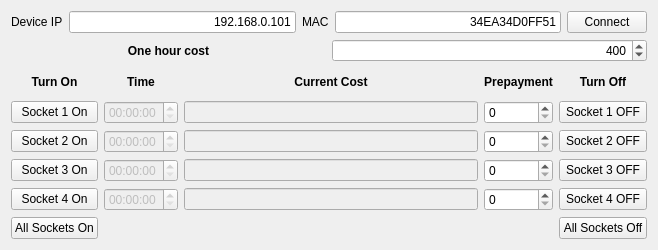
<?xml version="1.0" encoding="UTF-8"?>
<ui version="4.0">
 <class>MainWindow</class>
 <widget class="QMainWindow" name="MainWindow">
  <property name="geometry">
   <rect>
    <x>0</x>
    <y>0</y>
    <width>658</width>
    <height>250</height>
   </rect>
  </property>
  <property name="minimumSize">
   <size>
    <width>570</width>
    <height>250</height>
   </size>
  </property>
  <property name="maximumSize">
   <size>
    <width>16777215</width>
    <height>500</height>
   </size>
  </property>
  <property name="windowTitle">
   <string>BoardLink MP1</string>
  </property>
  <widget class="QWidget" name="centralWidget">
   <layout class="QGridLayout" name="gridLayout_2">
    <item row="0" column="0">
     <layout class="QHBoxLayout" name="horizontalLayout">
      <item>
       <widget class="QLabel" name="label_2">
        <property name="text">
         <string>Device IP</string>
        </property>
       </widget>
      </item>
      <item>
       <widget class="QLineEdit" name="deviceIP">
        <property name="enabled">
         <bool>true</bool>
        </property>
        <property name="text">
         <string>192.168.0.101</string>
        </property>
        <property name="alignment">
         <set>Qt::AlignRight|Qt::AlignTrailing|Qt::AlignVCenter</set>
        </property>
       </widget>
      </item>
      <item>
       <widget class="QLabel" name="label_3">
        <property name="text">
         <string>MAC</string>
        </property>
       </widget>
      </item>
      <item>
       <widget class="QLineEdit" name="deviceMAC">
        <property name="enabled">
         <bool>true</bool>
        </property>
        <property name="text">
         <string>34EA34D0FF51</string>
        </property>
        <property name="alignment">
         <set>Qt::AlignRight|Qt::AlignTrailing|Qt::AlignVCenter</set>
        </property>
       </widget>
      </item>
      <item>
       <widget class="QPushButton" name="deviceConnect">
        <property name="text">
         <string>Connect</string>
        </property>
       </widget>
      </item>
     </layout>
    </item>
    <item row="1" column="0">
     <layout class="QHBoxLayout" name="horizontalLayout_6">
      <item>
       <widget class="QLabel" name="label">
        <property name="font">
         <font>
          <bold>true</bold>
         </font>
        </property>
        <property name="text">
         <string>One hour cost</string>
        </property>
        <property name="alignment">
         <set>Qt::AlignCenter</set>
        </property>
       </widget>
      </item>
      <item>
       <widget class="QSpinBox" name="hourCost">
        <property name="alignment">
         <set>Qt::AlignRight|Qt::AlignTrailing|Qt::AlignVCenter</set>
        </property>
        <property name="maximum">
         <number>10000</number>
        </property>
        <property name="value">
         <number>400</number>
        </property>
       </widget>
      </item>
     </layout>
    </item>
    <item row="2" column="0">
     <layout class="QGridLayout" name="gridLayout">
      <item row="3" column="4">
       <widget class="QPushButton" name="socket3Off">
        <property name="text">
         <string>Socket 3 OFF</string>
        </property>
       </widget>
      </item>
      <item row="4" column="0">
       <widget class="QPushButton" name="socket4On">
        <property name="text">
         <string>Socket 4 On</string>
        </property>
       </widget>
      </item>
      <item row="4" column="1">
       <widget class="QTimeEdit" name="socket4Timer">
        <property name="enabled">
         <bool>false</bool>
        </property>
        <property name="displayFormat">
         <string>HH:mm:ss</string>
        </property>
       </widget>
      </item>
      <item row="4" column="2">
       <widget class="QLineEdit" name="socket4CurrentCost">
        <property name="enabled">
         <bool>false</bool>
        </property>
        <property name="alignment">
         <set>Qt::AlignRight|Qt::AlignTrailing|Qt::AlignVCenter</set>
        </property>
       </widget>
      </item>
      <item row="4" column="3">
       <widget class="QSpinBox" name="socket4Prepaid">
        <property name="maximum">
         <number>1000</number>
        </property>
        <property name="value">
         <number>0</number>
        </property>
       </widget>
      </item>
      <item row="4" column="4">
       <widget class="QPushButton" name="socket4Off">
        <property name="text">
         <string>Socket 4 OFF</string>
        </property>
       </widget>
      </item>
      <item row="2" column="0">
       <widget class="QPushButton" name="socket2On">
        <property name="text">
         <string>Socket 2 On</string>
        </property>
       </widget>
      </item>
      <item row="2" column="1">
       <widget class="QTimeEdit" name="socket2Timer">
        <property name="enabled">
         <bool>false</bool>
        </property>
        <property name="displayFormat">
         <string>HH:mm:ss</string>
        </property>
       </widget>
      </item>
      <item row="1" column="2">
       <widget class="QLineEdit" name="socket1CurrentCost">
        <property name="enabled">
         <bool>false</bool>
        </property>
        <property name="alignment">
         <set>Qt::AlignRight|Qt::AlignTrailing|Qt::AlignVCenter</set>
        </property>
       </widget>
      </item>
      <item row="1" column="1">
       <widget class="QTimeEdit" name="socket1Timer">
        <property name="enabled">
         <bool>false</bool>
        </property>
        <property name="displayFormat">
         <string>HH:mm:ss</string>
        </property>
       </widget>
      </item>
      <item row="1" column="4">
       <widget class="QPushButton" name="socket1Off">
        <property name="text">
         <string>Socket 1 OFF</string>
        </property>
       </widget>
      </item>
      <item row="1" column="3">
       <widget class="QSpinBox" name="socket1Prepaid">
        <property name="maximum">
         <number>1000</number>
        </property>
        <property name="value">
         <number>0</number>
        </property>
       </widget>
      </item>
      <item row="5" column="4">
       <widget class="QPushButton" name="allSocketsOff">
        <property name="text">
         <string>All Sockets Off</string>
        </property>
       </widget>
      </item>
      <item row="5" column="0">
       <widget class="QPushButton" name="allSocketsOn">
        <property name="text">
         <string>All Sockets On</string>
        </property>
       </widget>
      </item>
      <item row="3" column="2">
       <widget class="QLineEdit" name="socket3CurrentCost">
        <property name="enabled">
         <bool>false</bool>
        </property>
        <property name="alignment">
         <set>Qt::AlignRight|Qt::AlignTrailing|Qt::AlignVCenter</set>
        </property>
       </widget>
      </item>
      <item row="1" column="0">
       <widget class="QPushButton" name="socket1On">
        <property name="text">
         <string>Socket 1 On</string>
        </property>
       </widget>
      </item>
      <item row="2" column="2">
       <widget class="QLineEdit" name="socket2CurrentCost">
        <property name="enabled">
         <bool>false</bool>
        </property>
        <property name="alignment">
         <set>Qt::AlignRight|Qt::AlignTrailing|Qt::AlignVCenter</set>
        </property>
       </widget>
      </item>
      <item row="2" column="3">
       <widget class="QSpinBox" name="socket2Prepaid">
        <property name="maximum">
         <number>1000</number>
        </property>
        <property name="value">
         <number>0</number>
        </property>
       </widget>
      </item>
      <item row="2" column="4">
       <widget class="QPushButton" name="socket2Off">
        <property name="text">
         <string>Socket 2 OFF</string>
        </property>
       </widget>
      </item>
      <item row="3" column="0">
       <widget class="QPushButton" name="socket3On">
        <property name="text">
         <string>Socket 3 On</string>
        </property>
       </widget>
      </item>
      <item row="3" column="1">
       <widget class="QTimeEdit" name="socket3Timer">
        <property name="enabled">
         <bool>false</bool>
        </property>
        <property name="displayFormat">
         <string>HH:mm:ss</string>
        </property>
       </widget>
      </item>
      <item row="3" column="3">
       <widget class="QSpinBox" name="socket3Prepaid">
        <property name="maximum">
         <number>1000</number>
        </property>
        <property name="value">
         <number>0</number>
        </property>
       </widget>
      </item>
      <item row="0" column="2">
       <widget class="QLabel" name="headerPrepaidLabel_4">
        <property name="enabled">
         <bool>true</bool>
        </property>
        <property name="font">
         <font>
          <bold>true</bold>
         </font>
        </property>
        <property name="text">
         <string>Current Cost</string>
        </property>
        <property name="alignment">
         <set>Qt::AlignCenter</set>
        </property>
       </widget>
      </item>
      <item row="0" column="3">
       <widget class="QLabel" name="headerPrepaidLabel">
        <property name="enabled">
         <bool>true</bool>
        </property>
        <property name="font">
         <font>
          <bold>true</bold>
         </font>
        </property>
        <property name="text">
         <string>Prepayment</string>
        </property>
        <property name="alignment">
         <set>Qt::AlignCenter</set>
        </property>
       </widget>
      </item>
      <item row="0" column="0">
       <widget class="QLabel" name="headerPrepaidLabel_2">
        <property name="enabled">
         <bool>true</bool>
        </property>
        <property name="font">
         <font>
          <bold>true</bold>
         </font>
        </property>
        <property name="text">
         <string>Turn On</string>
        </property>
        <property name="alignment">
         <set>Qt::AlignCenter</set>
        </property>
       </widget>
      </item>
      <item row="0" column="4">
       <widget class="QLabel" name="headerPrepaidLabel_5">
        <property name="enabled">
         <bool>true</bool>
        </property>
        <property name="font">
         <font>
          <bold>true</bold>
         </font>
        </property>
        <property name="text">
         <string>Turn Off</string>
        </property>
        <property name="alignment">
         <set>Qt::AlignCenter</set>
        </property>
       </widget>
      </item>
      <item row="0" column="1">
       <widget class="QLabel" name="headerPrepaidLabel_3">
        <property name="enabled">
         <bool>true</bool>
        </property>
        <property name="font">
         <font>
          <bold>true</bold>
         </font>
        </property>
        <property name="text">
         <string>Time</string>
        </property>
        <property name="alignment">
         <set>Qt::AlignCenter</set>
        </property>
       </widget>
      </item>
     </layout>
    </item>
   </layout>
  </widget>
 </widget>
 <layoutdefault spacing="6" margin="11"/>
 <resources/>
 <connections/>
</ui>
